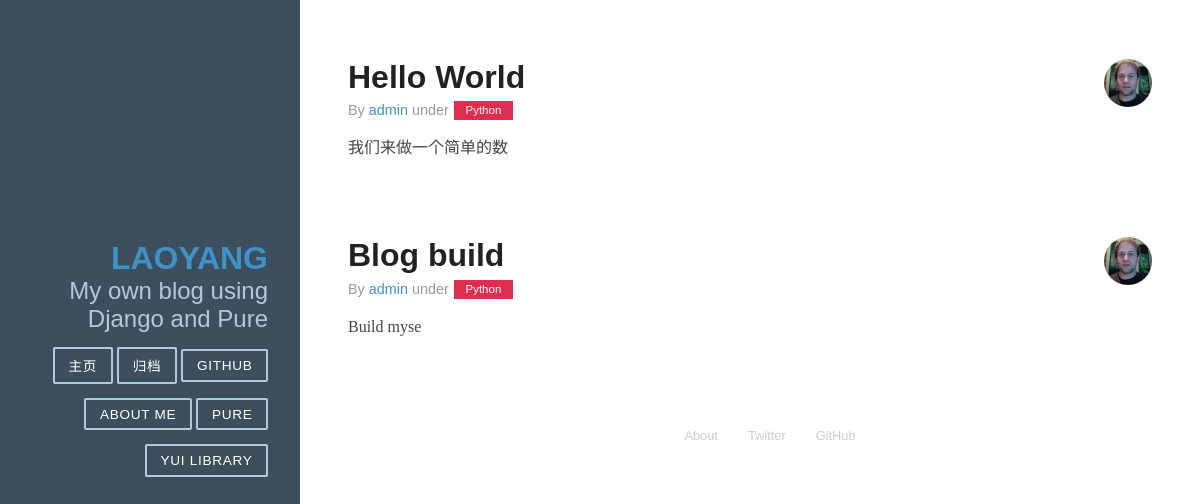
The app's page /, older data.
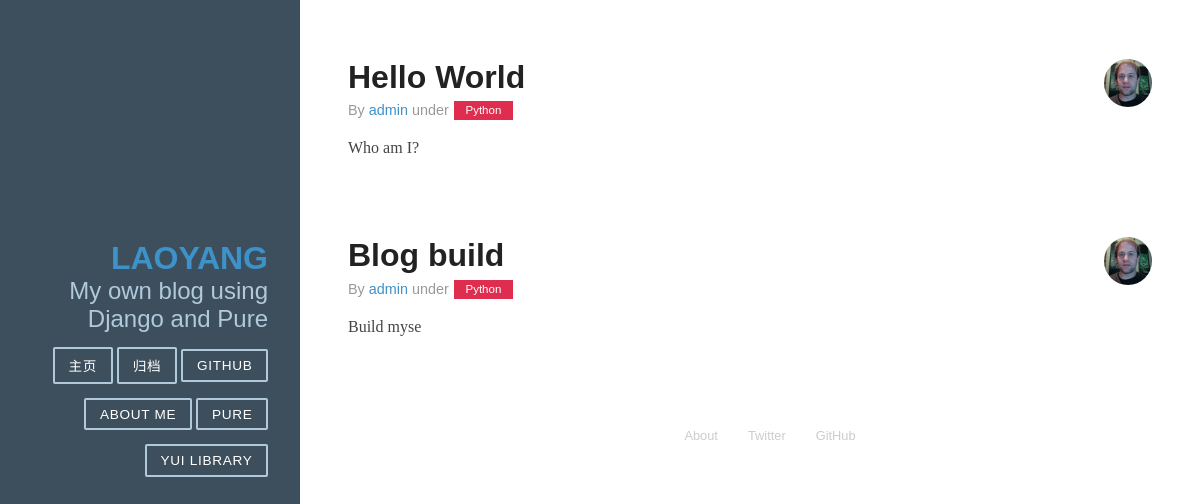
The same page, newer data.
### article/models.py (models this page shows, shortened)
class Article(models.Model):
    title 	    = models.CharField(max_length=100)
    author      = models.CharField(max_length=100)
    category 	= models.CharField(max_length=100, blank=True)
    datetime 	= models.DateTimeField(auto_now_add=True)
    content 	= RichTextField('content')

### article/views.py (the view)
# urls.py: url(r'^$', 'article.views.home', name='home'),
def home(request):
    art = Article.objects.all()
    return render(request, 'home.html', {'artlist': art})

### article/templates/home.html
{% extends "base.html" %}
{% block content %}
<div class="posts">
    {% for art in artlist %}
        <section class="post">
            <header class="post-header">
                <img class="post-avatar" alt="Eric Ferraiuolo&#x27;s avatar" height="48" width="48" src="static/image/ericf-avatar.png">
                <a href="{% url "detail" id=art.id %}"><h2 class="post-title">{{ art.title }}</h2></a>
                <p class="post-meta">
                    By <a class="post-author" href="#">{{ art.author }}</a> under <a class="post-category post-category-js" href="#">{{ art.category }}</a>
                </p>
            </header>
            <div class="post-description">
                <p> {{ art.content | slice:'10'}} </p>
            </div>
        </section>
    {% endfor %}
</div>
{% endblock %}

Row changes from the older to the newer data that the page shows:
changed Article "Hello World": content "我们来做一个简单的数" → "Who am I?"
